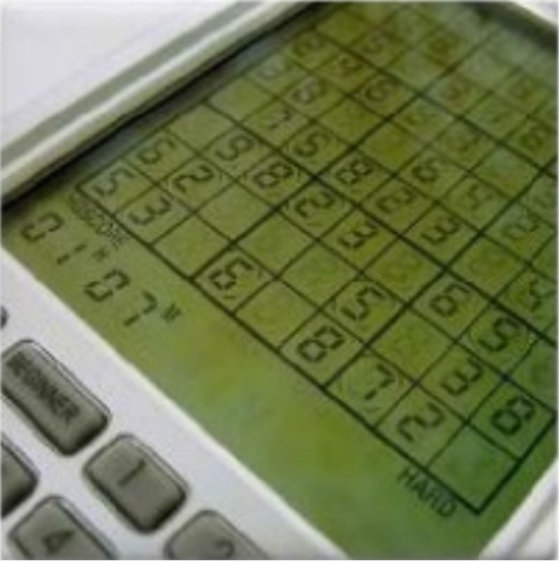
#> input picture img/test3.png, 559 x 563 px
$ python test_hough2.py
#> lines starting #> are read from the running program, lines starting #| are printed output that depends on the picture; after the words box and inside, x2 and y2 are one past the last pixel; in counts of white or black regions, pixels touching at a corner belong together
import cv2
import numpy as np
from matplotlib import pyplot as plt

import cv2
import numpy as np
import matplotlib.pyplot as plt

img_path = r'img/test3.png'
img_src = cv2.imread(img_path, cv2.IMREAD_COLOR)
#> img_src is the input picture: shape (563, 559, 3); mean B, G, R 80.4, 120.9, 111.4
img_gray = cv2.cvtColor(img_src, cv2.COLOR_BGR2GRAY)
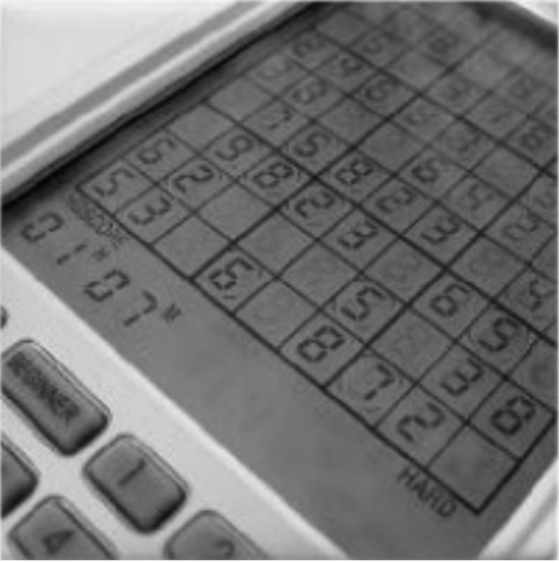
#> img_gray: shape (563, 559); min 4, max 255, mean 113.4
img = cv2.GaussianBlur(img_gray,(3,3),0)

edges = cv2.Canny(img, 50, 150, apertureSize = 3)
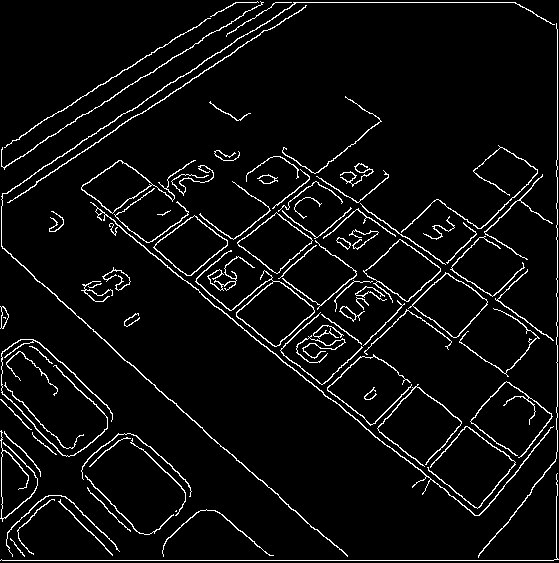
#> edges: shape (563, 559); 5.3% white in thin lines or dots
cv2.imshow('edges',edges)
cv2.waitKey(0)
lines = cv2.HoughLines(edges,1,np.pi/180,118)
#> lines = 43 rows, first 8: [560, 1.57], [557, 0], [96, 2.25], [183, 2.3], [102, 2.25], [2, 1.57], [501, 0.785], [333, 0.89]

result = img.copy()

#经验参数

minLineLength = 200

maxLineGap = 15

lines = cv2.HoughLinesP(edges,1,np.pi/180,80,minLineLength,maxLineGap)
#> lines = 104 rows, first 6: [2, 560, 553, 560], [154, 385, 170, 400], [176, 405, 209, 435], [202, 287, 230, 310], [557, 321, 557, 297], [345, 410, 365, 427]

# 4.显示直线
for line in lines:
    # rho, theta = line[0]
    rho = line[0]
#> (the run stopped early here; a loop or call above may not have finished)

$ run again, with img/test2.png copied over img/test3.png
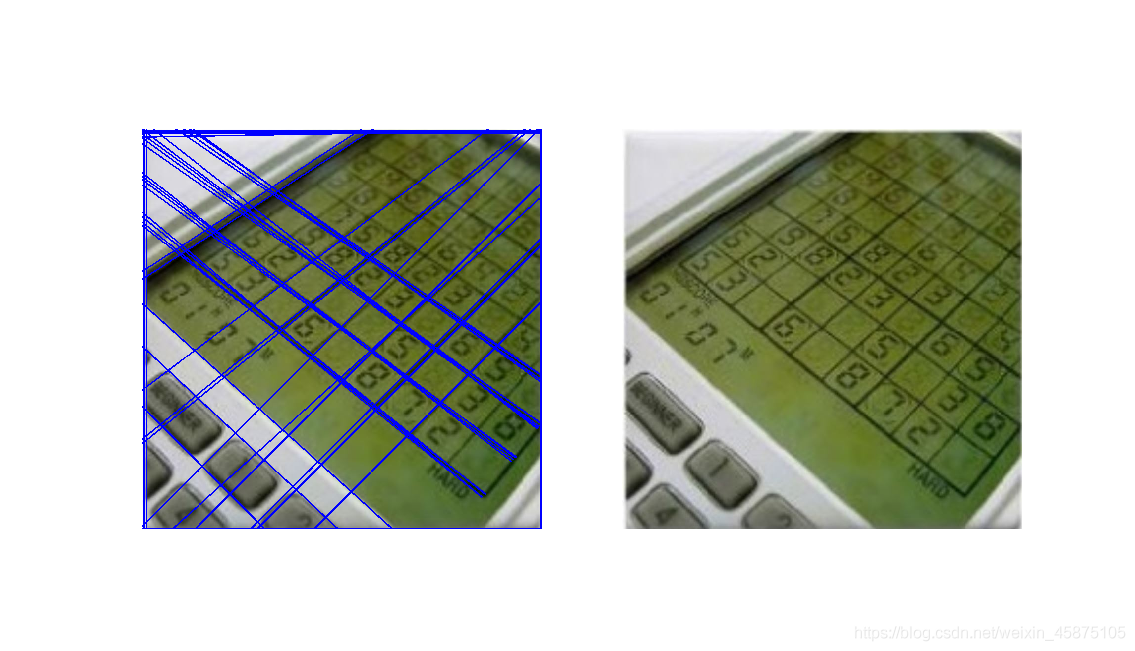
#> input picture img/test2.png, 1135 x 651 px
#> img_src is the input picture: shape (651, 1135, 3); mean B, G, R 184.6, 193.6, 189.7
#> `img_gray = cv2.cvtColor(img_src, cv2.COLOR_BGR2GRAY)`:
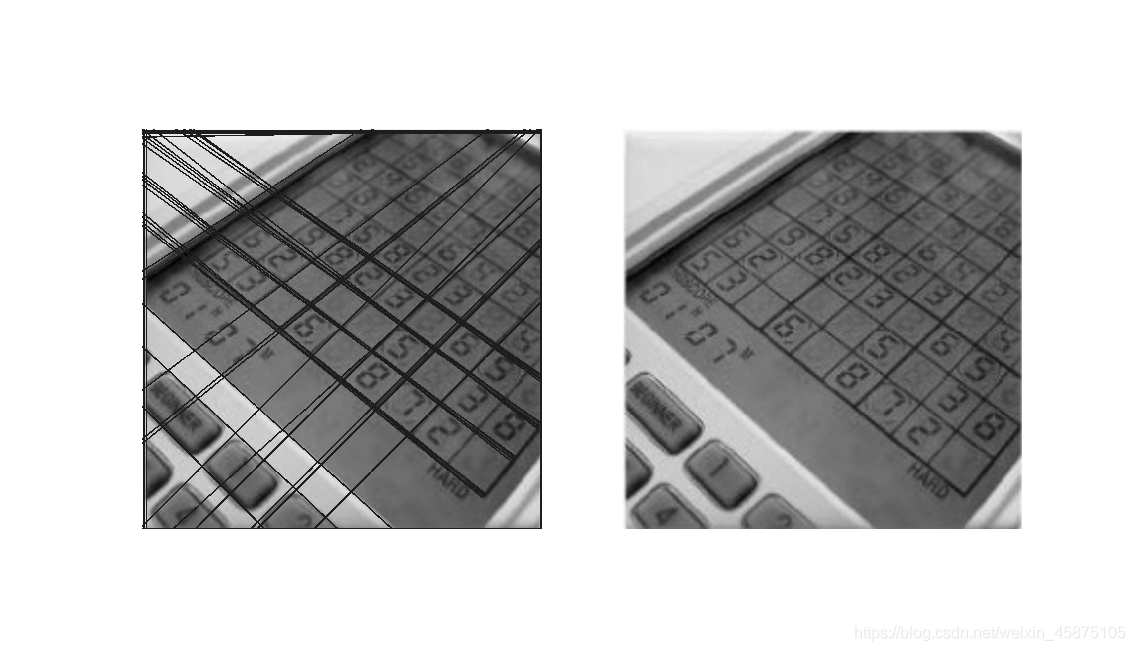
#> img_gray: shape (651, 1135); min 2, max 255, mean 191.4
#> `edges = cv2.Canny(img, 50, 150, apertureSize = 3)`:
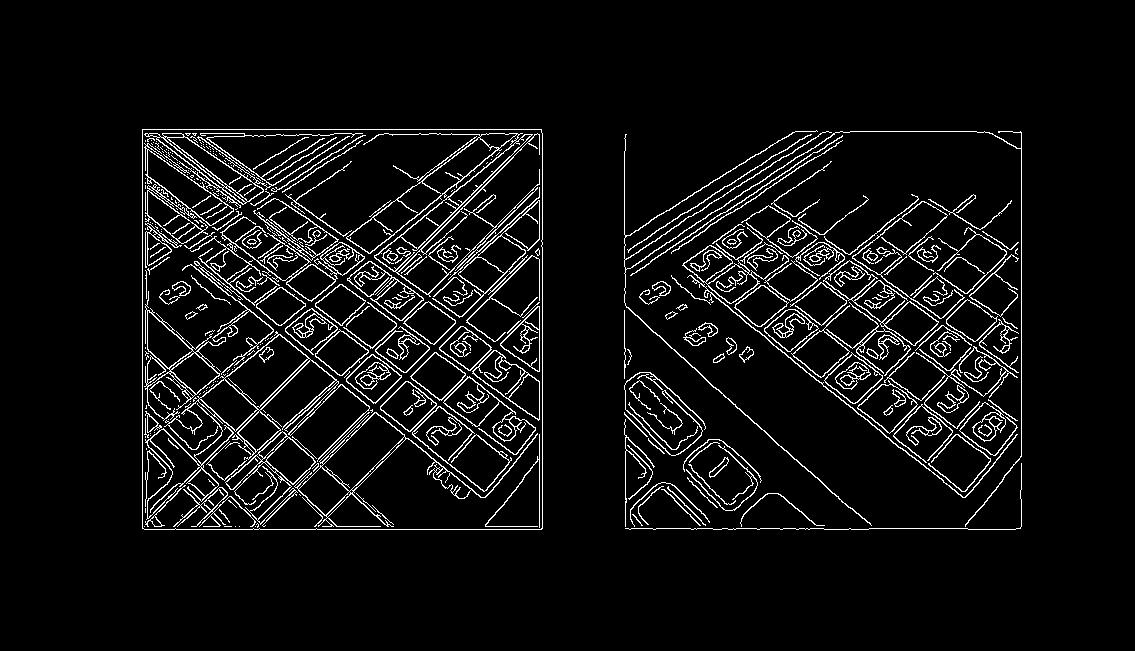
#> edges: shape (651, 1135); 5.9% white in thin lines or dots, all inside (x1, y1, x2, y2) = (142, 129, 1022, 530)
#> `lines = cv2.HoughLines(edges,1,np.pi/180,118)`: lines = 1727 rows, first 8: [529, 1.57], [556, 0.785], [429, 0.89], [142, 0], [129, 1.57], [435, 0.89], [549, 0.785], [542, 0]
#> `lines = cv2.HoughLinesP(edges,1,np.pi/180,80,minLineLength,maxLineGap)`: lines = 254 rows, first 6: [968, 529, 1015, 529], [142, 528, 142, 129], [467, 320, 532, 255], [242, 356, 273, 331], [143, 129, 522, 129], [542, 528, 542, 247]
